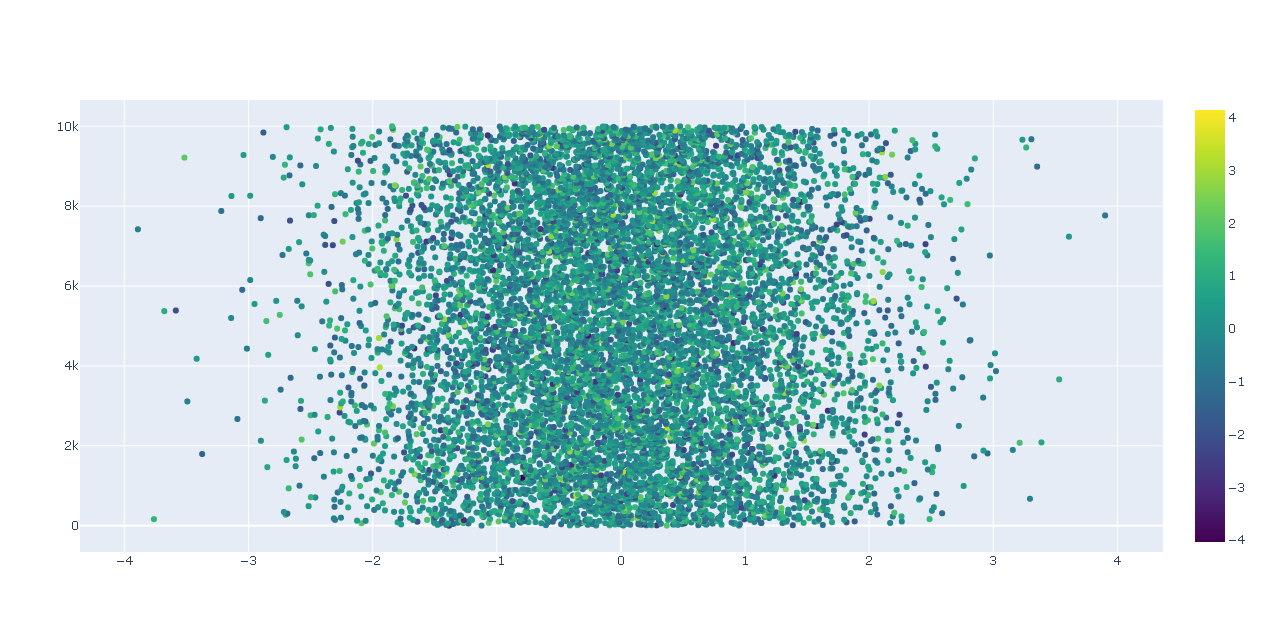

Recreate this plot in Python.
import plotly.graph_objects as go # Biblioteca usada para criar gráficos
import numpy as np

n = 10000
fig = go.Figure(data=[go.Scatter(
    x = np.random.randn(n),
    mode = 'markers',
    marker=dict(
        color=np.random.randn(n),
        colorscale='Viridis',
        showscale=True
    )
)
                     ])  # Cria o objeto com os dados de x e y
fig.show() # Plota o gráfico

# plotly.express pode criar toda a fígura de uma só vez. Ele usa a graph_objects internamente
